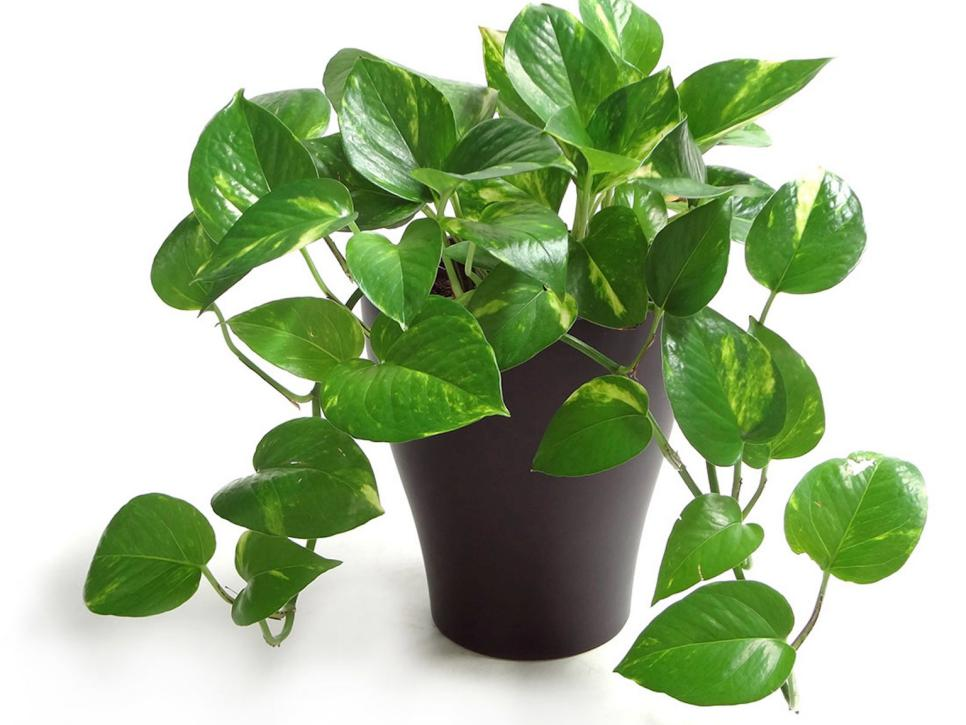
#> input picture plant.jpeg, 966 x 725 px
$ jupyter execute Program8.ipynb
#> lines starting #> are read from the running program, lines starting #| are printed output that depends on the picture; after the words box and inside, x2 and y2 are one past the last pixel; in counts of white or black regions, pixels touching at a corner belong together
[cell 1]
import cv2
img=cv2.imread('plant.jpeg')
#> img is the input picture: shape (725, 966, 3); mean B, G, R 153.3, 187.2, 169.1
cv2.imshow("RGB",img)
cv2.waitKey(0)
img=cv2.imread('plant.jpeg',0)
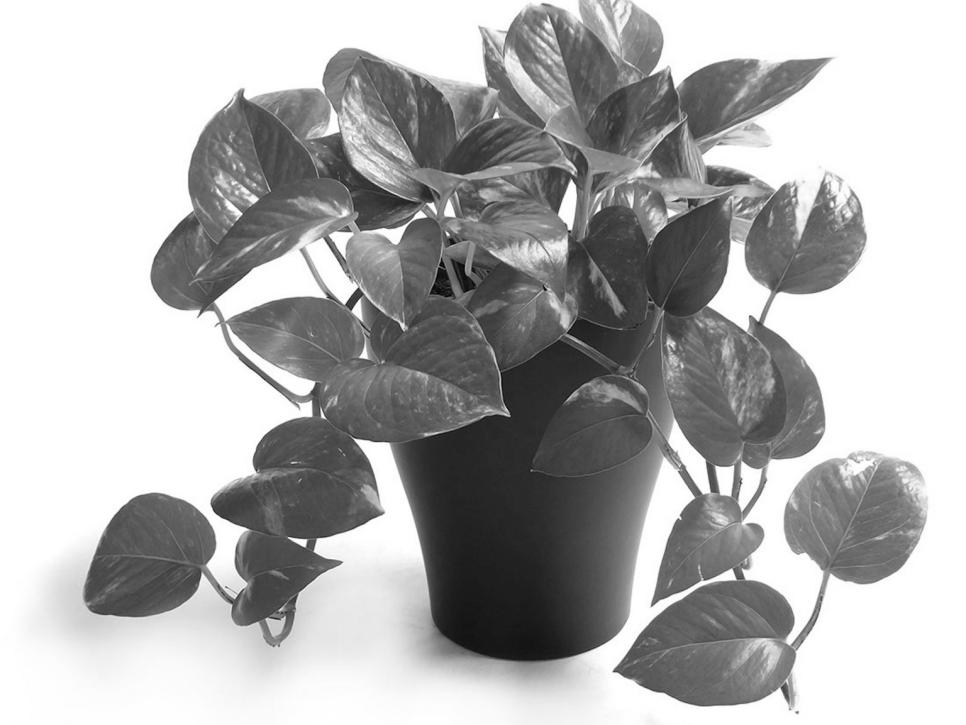
#> img: shape (725, 966); min 0, max 255, mean 178
cv2.imshow("Gray",img)
cv2.waitKey(0)
ret,bw_img=cv2.threshold(img,127,255,cv2.THRESH_BINARY)
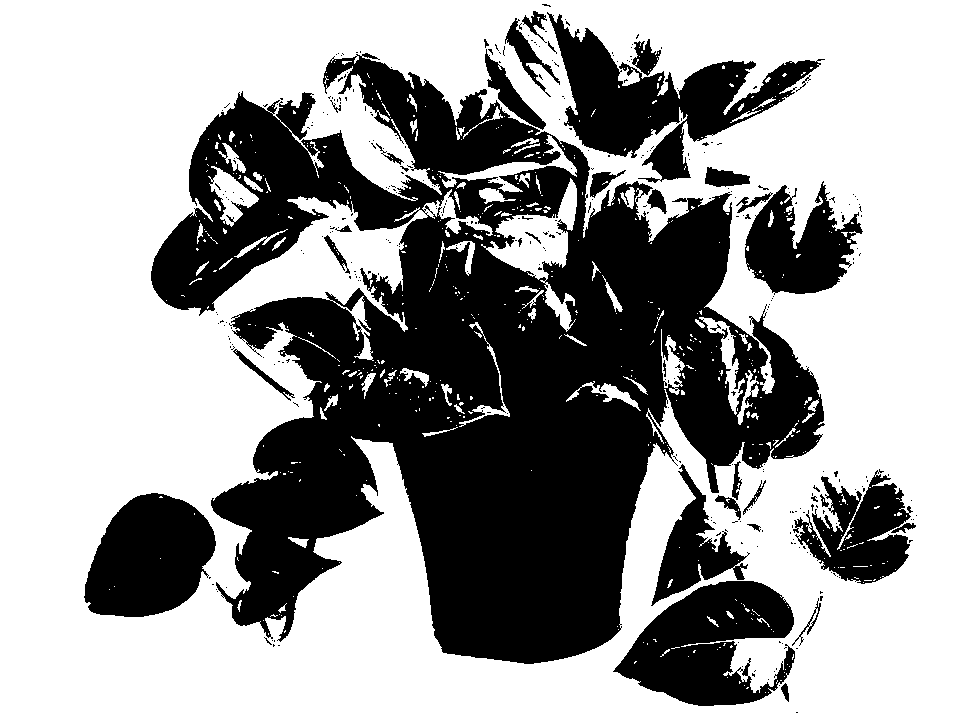
#> bw_img: shape (725, 966); 62.1% white; 364 black regions (327 under 20 px), largest, box (x1, y1, x2, y2) and area: (151, 53, 825, 664) 196272, (547, 12, 825, 183) 16146, (613, 581, 795, 706) 13712
cv2.imshow("Binary",bw_img)
cv2.waitKey(0)
cv2.destroyAllWindows()
